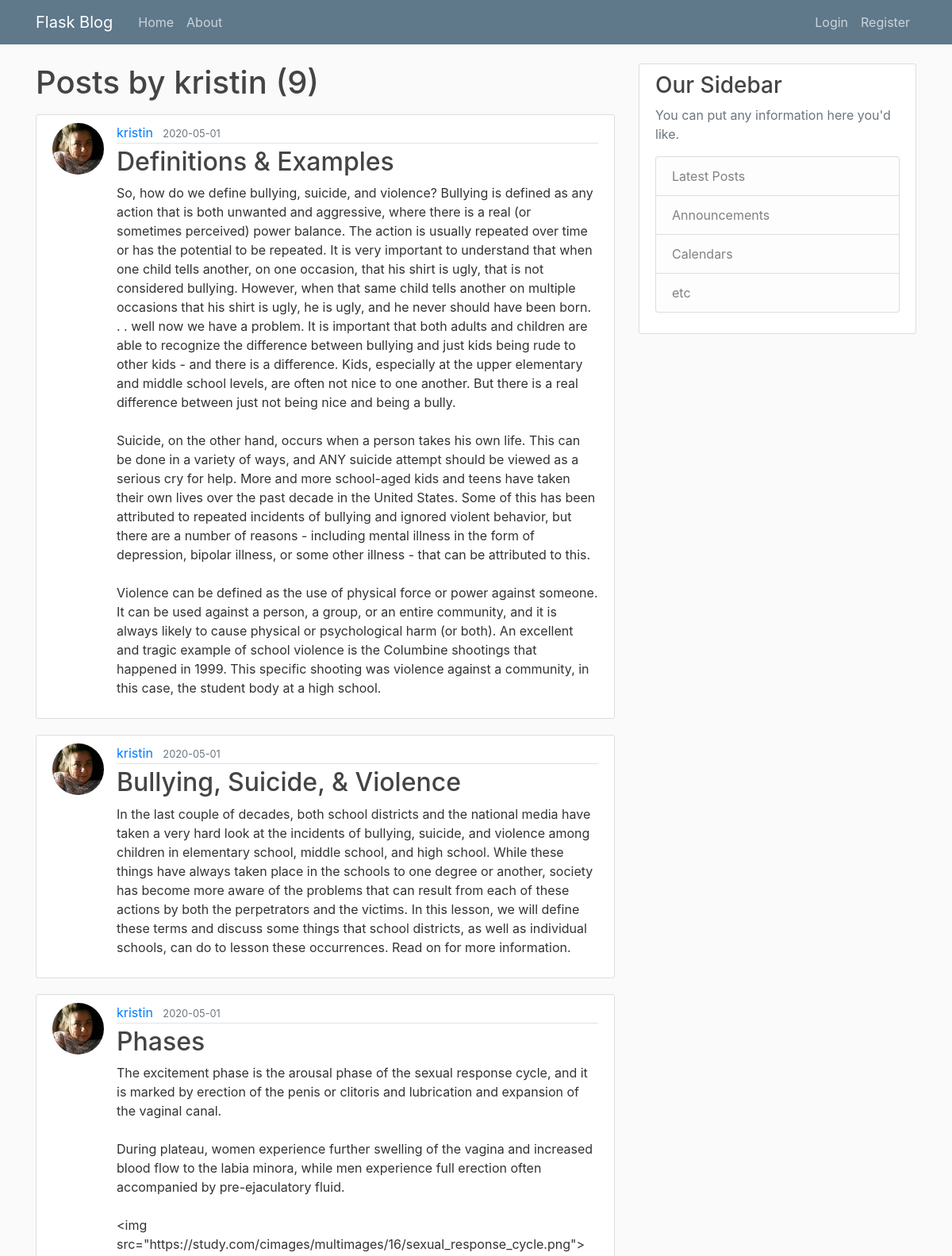
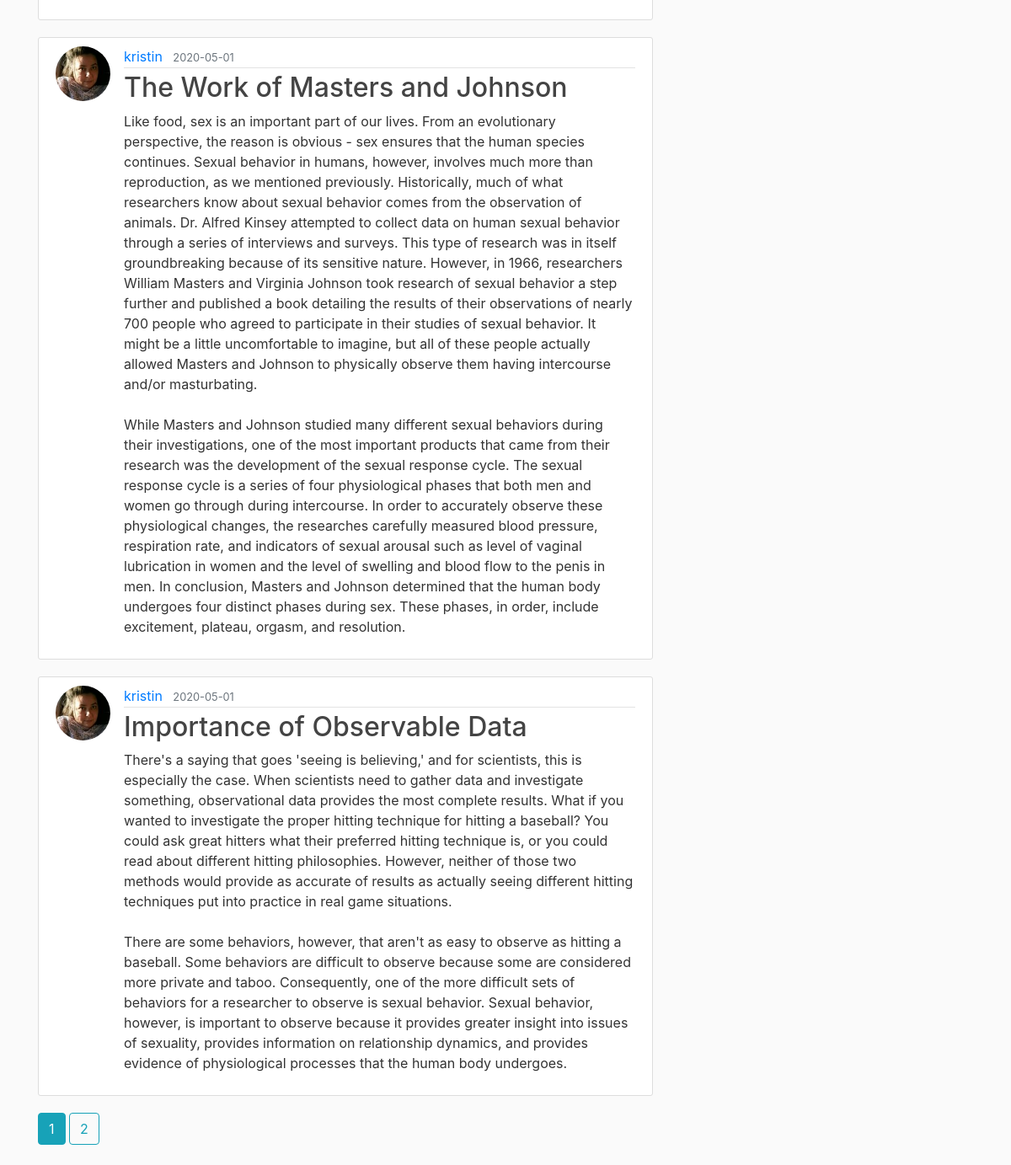
Screenshot of /user/kristin with the database file from the repository (2 pictures, top to bottom).
### flask_blog/models.py (models this page shows, shortened)
class User(db.Model, UserMixin):
    id = db.Column(db.Integer, primary_key=True)
    username = db.Column(db.String(20), unique=True, nullable=False)
    email = db.Column(db.String(120), unique=True, nullable=False)
    image_file = db.Column(db.String(20), nullable=False, default='default.jpg')
    password = db.Column(db.String(60), nullable=False)
    posts = db.relationship('Post', backref='author', lazy=True)

class Post(db.Model):
    id = db.Column(db.Integer, primary_key=True)
    title = db.Column(db.String(100), nullable=False)
    date_posted = db.Column(db.DateTime, nullable=False, default=datetime.utcnow)
    content = db.Column(db.Text, nullable=False)
    user_id = db.Column(db.Integer, db.ForeignKey('user.id'), nullable=False)

### flask_blog/routes.py (the view)
@app.route("/user/<string:username>")
def user_posts(username):
    page = request.args.get('page', 1, type=int)
    user = User.query.filter_by(username=username).first_or_404()
    posts = Post.query.filter_by(author=user)\
        .order_by(Post.date_posted.desc())\
        .paginate(page=page, per_page=5)
    return render_template('user_posts.html', posts=posts, user=user)

### flask_blog/templates/user_posts.html
{% extends "layout.html" %}
{% block content %}
    <h1 class="mb-3">Posts by {{ user.username }} ({{ posts.total}})</h1>
    {% for post in posts.items %}
        <article class="media content-section">
            <img class="rounded-circle article-img" src="{{ url_for('static', filename='profile_pics/' + post.author.image_file) }}">
          <div class="media-body">
            <div class="article-metadata">
              <a class="mr-2" href="{{ url_for('user_posts', username=post.author.username) }}">{{ post.author.username }}</a>
              <small class="text-muted">{{ post.date_posted.strftime('%Y-%m-%d') }}</small>
            </div>
            <h2><a class="article-title" href="{{ url_for('post',post_id=post.id) }}">{{ post.title }}</a></h2>
            <p class="article-content">{{ post.content }}</p>
          </div>
        </article>
    {% endfor %}
    {% for page_num in posts.iter_pages(left_edge=1, right_edge=1, left_current=1, right_current=2) %}
        {% if page_num %}
            {% if posts.page == page_num %}
                <a class="btn btn-info mb-4" href="{{ url_for('user_posts',username=user.username, page=page_num) }}">{{ page_num }}</a>
            {% else %}
                <a class="btn btn-outline-info mb-4" href="{{ url_for('user_posts',username=user.username, page=page_num) }}">{{ page_num }}</a>
            {% endif %}
        {% else %}
            ...
        {% endif %}
    {% endfor %}
{% endblock content %}

### flask_blog/static/main.css (style rules this page uses)
body { background: #fafafa; color: #333333; margin-top: 5rem; }
h1, h2, h3, h4, h5, h6 { color: #444444; }
.content-section { background: #ffffff; padding: 10px 20px; border: 1px solid #dddddd; border-radius: 3px; margin-bottom: 20px; }
.article-title { color: #444444; }
.article-content { white-space: pre-line; }
.article-img { height: 65px; width: 65px; margin-right: 16px; }
.article-metadata { padding-bottom: 1px; margin-bottom: 4px; border-bottom: 1px solid #e3e3e3 }

### rows the page displays
User: username "kristin"
Post: image_file (picture), author.username "kristin", date_posted "2020-05-01", title "Definitions & Examples", content "So, how do we define bullying, suicide, and violence? Bullying is defined as any action that is both unwanted and aggressive, where there is a real (or sometimes perceived) power balance. The action is usually repeated over time or has the potential to be repeated. It is very important to understand that when one child tells another, on one occasion, that his shirt is ugly, that is not considered bullying. However, when that same child tells another on multiple occasions that his shirt is ugly, he is ugly, and he never should have been born. . . well now we have a problem. It is important that both adults and children are able to recognize the difference between bullying and just kids being…"
Post: image_file (picture), author.username "kristin", date_posted "2020-05-01", title "Bullying, Suicide, & Violence", content "In the last couple of decades, both school districts and the national media have taken a very hard look at the incidents of bullying, suicide, and violence among children in elementary school, middle school, and high school. While these things have always taken place in the schools to one degree or another, society has become more aware of the problems that can result from each of these actions by both the perpetrators and the victims. In this lesson, we will define these terms and discuss some things that school districts, as well as individual schools, can do to lesson these occurrences. Read on for more information."
Post: image_file (picture), author.username "kristin", date_posted "2020-05-01", title "Phases", content "The excitement phase is the arousal phase of the sexual response cycle, and it is marked by erection of the penis or clitoris and lubrication and expansion of the vaginal canal. During plateau, women experience further swelling of the vagina and increased blood flow to the labia minora, while men experience full erection often accompanied by pre-ejaculatory fluid. <img src=\"https://study.com/cimages/multimages/16/sexual_response_cycle.png\">"
Post: image_file (picture), author.username "kristin", date_posted "2020-05-01", title "The Work of Masters and Johnson", content "Like food, sex is an important part of our lives. From an evolutionary perspective, the reason is obvious - sex ensures that the human species continues. Sexual behavior in humans, however, involves much more than reproduction, as we mentioned previously. Historically, much of what researchers know about sexual behavior comes from the observation of animals. Dr. Alfred Kinsey attempted to collect data on human sexual behavior through a series of interviews and surveys. This type of research was in itself groundbreaking because of its sensitive nature. However, in 1966, researchers William Masters and Virginia Johnson took research of sexual behavior a step further and published a book…"
Post: image_file (picture), author.username "kristin", date_posted "2020-05-01", title "Importance of Observable Data", content "There's a saying that goes 'seeing is believing,' and for scientists, this is especially the case. When scientists need to gather data and investigate something, observational data provides the most complete results. What if you wanted to investigate the proper hitting technique for hitting a baseball? You could ask great hitters what their preferred hitting technique is, or you could read about different hitting philosophies. However, neither of those two methods would provide as accurate of results as actually seeing different hitting techniques put into practice in real game situations. There are some behaviors, however, that aren't as easy to observe as hitting a baseball. Some…"

### other values shown
{{ posts.total }} "9"
{{ page_num }} "1"
{{ page_num }} "2"
